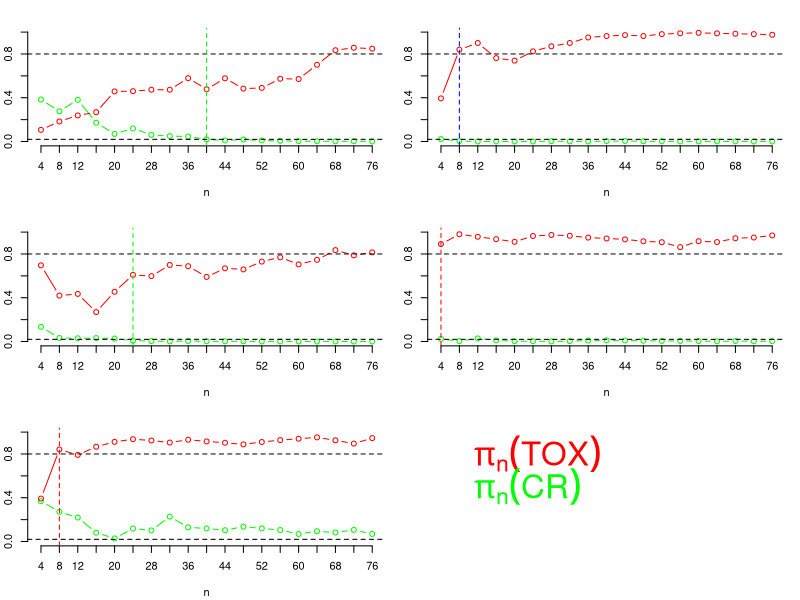

R code for this plot:
### Settings
set.seed(35)
Nmax = 75*1
k = 4
niter = ceiling(Nmax / k)
nmcmc = 10000
nsims = 5
delta.cr = 0.20
delta.tox = 0.05
l.cr = 0.02
u.tox = 0.80

### Initialize
stopped = matrix(0, niter, nsims)
pi.e.cr = matrix(0, niter, nsims)
pi.e.tox = matrix(0, niter, nsims)


 probs = c(0.2, 0.4) # scenario 1
#probs = c(0.4, 0.2) # scenario 2
pvec = double(4)

pvec[1] = probs[1] * (1 - probs[2])        # CR, ~TOX,     A1
pvec[2] = probs[1] * probs[2]              # CR, TOX,      A2
pvec[3] = (1 - probs[1]) * (1 - probs[2])  # ~CR, ~TOX,    A3
pvec[4] = (1 - probs[1]) *  probs[2]       # ~CR, TOX,     A4

for (l in 1:nsims){
    theta.s = c(2.037, 6.111, 30.555, 2.037)

    theta.e = theta.s
    theta.e = theta.e * 4 / sum(theta.e)

    eta.s.cr = rbeta(nmcmc, theta.s[1] + theta.s[2], theta.s[3] + theta.s[4])
    eta.s.tox = rbeta(nmcmc, theta.s[2] + theta.s[4], theta.s[1] + theta.s[3])

    for (i in 1:niter){
        # Sample a new cohort
        y = sample(1:k, k, replace = TRUE, prob = pvec)

        # Update theta.e
        for (j in 1:4)
            theta.e[j] = theta.e[j] + sum(y == j)

        # Sample from eta.e
        eta.e.cr = rbeta(nmcmc, theta.e[1] + theta.e[2], theta.e[3] + theta.e[4])
        eta.e.tox = rbeta(nmcmc, theta.e[2] + theta.e[4], theta.e[1] + theta.e[3])

        # Estimate pi.e.cr and pi.e.tox
        pi.e.cr[i,l] = mean(eta.e.cr > (eta.s.cr + delta.cr))
        pi.e.tox[i,l] = mean(eta.e.tox > (eta.s.tox + delta.tox))

        # Update stop vector
        if (pi.e.cr[i,l] < l.cr)
            stopped[i,l] = 1
        if (pi.e.tox[i,l] > u.tox)
            stopped[i,l] = 2
        if ((pi.e.cr[i,l] < l.cr) && (pi.e.tox[i,l] > u.tox))
            stopped[i,l] = 3
        if ((i > 1) && (stopped[i-1,l] != 0))
            stopped[i,l] = stopped[i-1,l]
        }
    }

pdf("./figs/scen1.pdf", width = 8, height = 9)
par(mfrow = c(3,2), mar = c(4.1, 2.1, 2.1, 1.1))
for (l in 1:nsims){
    plot(pi.e.cr[,l], ylim = c(0, 1), col = 'green', type='b', axes = FALSE,
        ylab = "", xlab = "n")
    axis(2)
    axis(1, at = (1:niter), labels = (1:niter)*k)
    points(pi.e.tox[,l], col = 'red', type='b')
    abline(h = u.tox, lty = 2)
    abline(h = l.cr, lty = 2)
    if (max(stopped[,l]) != 0){
        if (max(stopped[,l]) == 1)
            col = 'green'
        if (max(stopped[,l]) == 2)
            col = 'red'
        if (max(stopped[,l]) == 3)
            col = 'blue'
        abline(v = which.max(stopped[,l]), lty = 2, col =col)
        }
    }
plot(0, type='n', axes = FALSE, xlim = c(0,1), ylim = c(0,1), xlab = "", ylab ="")
text(0.1, 0.8, expression(pi[n](TOX)), cex = 3, adj = 0, col = 'red')
text(0.1, 0.5, expression(pi[n](CR)), cex = 3, adj = 0, col = 'green')
par(mfrow = c(1,1), mar = c(5.1, 4.1, 4.1, 2.1))
dev.off()

